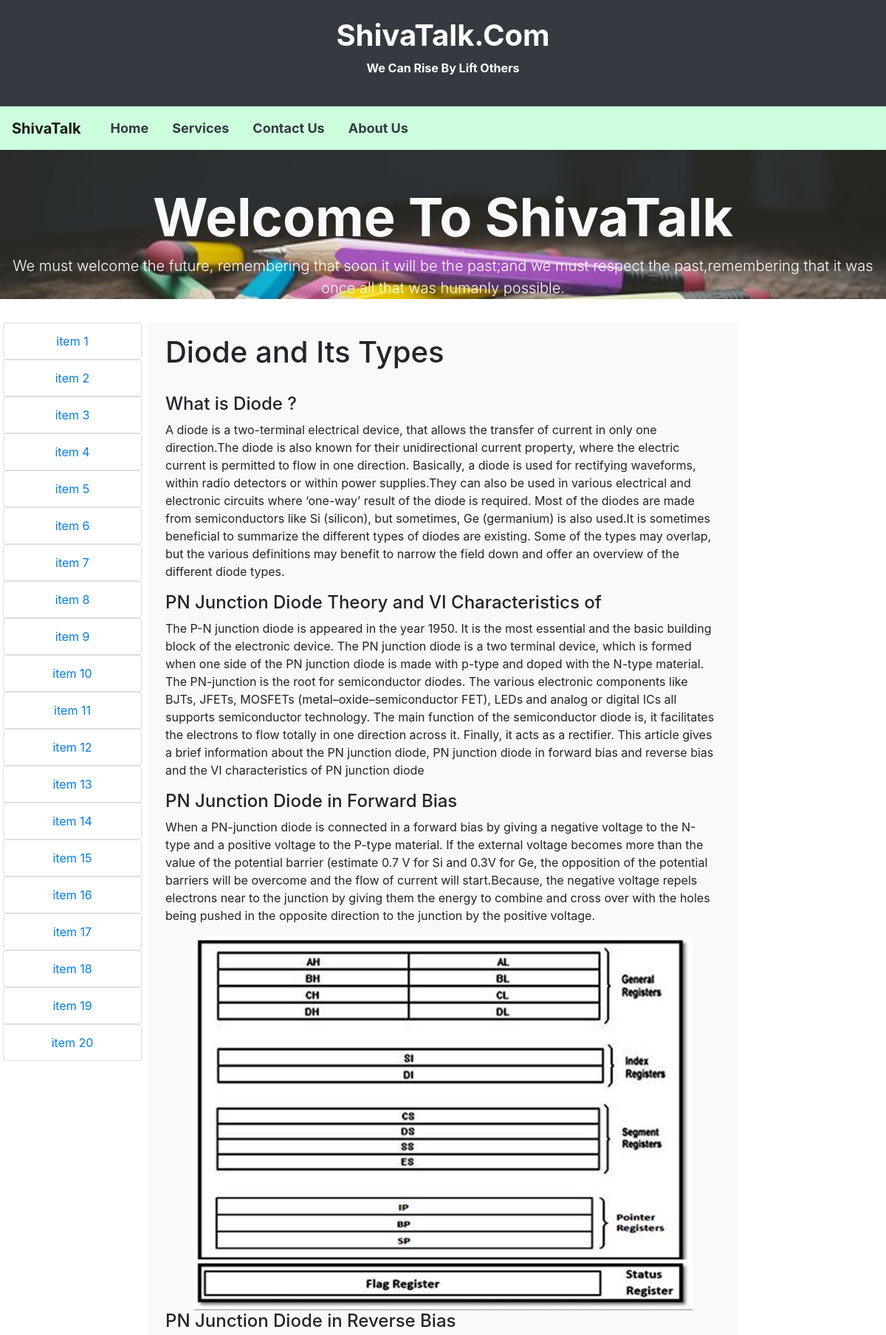
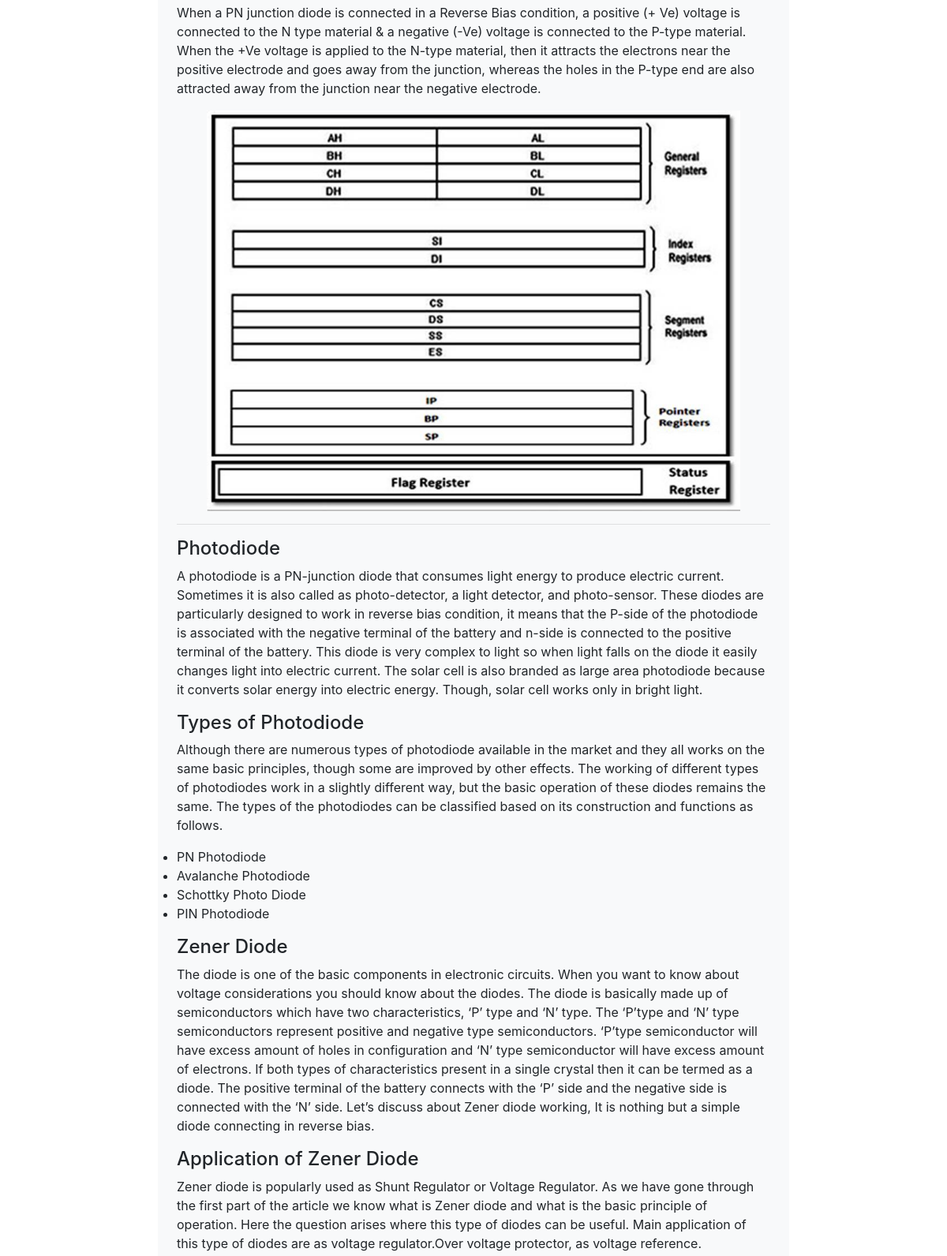
The app's page /electronic_devices/electronic/2 (upper part) with its own data (2 pictures, top to bottom).
### edcapp/models.py (models this page shows, shortened)
class Edcdata(models.Model):
    main_heading = models.CharField(max_length=50, blank=True, null=True)
    heading1 = models.CharField(max_length=50, blank=True, null=True)
    para1 = models.TextField(max_length=1000, blank=True, null=True)
    heading2 = models.CharField(max_length=50, blank=True, null=True)
    para2 = models.TextField(max_length=1000, blank=True, null=True)
    heading3 = models.CharField(max_length=50, blank=True, null=True)
    para3 = models.TextField(max_length=1000, blank=True, null=True)
    heading4 = models.CharField(max_length=50, blank=True, null=True)
    para4 = models.TextField(max_length=1000, blank=True, null=True)
    heading5 = models.CharField(max_length=50, blank=True, null=True)
    para5 = models.TextField(max_length=1000, blank=True, null=True)
    heading6 = models.CharField(max_length=50, blank=True, null=True)
    para6 = models.TextField(max_length=1000, blank=True, null=True)
    heading7 = models.CharField(max_length=50, blank=True, null=True)
    para7 = models.TextField(max_length=1000, blank=True, null=True)
    heading8 = models.CharField(max_length=50, blank=True, null=True)
    para8 = models.TextField(max_length=1000, blank=True, null=True)
    heading9 = models.CharField(max_length=50, blank=True, null=True)
    para9 = models.TextField(max_length=1000, blank=True, null=True)
    heading10 = models.CharField(max_length=50, blank=True, null=True)
    para10 = models.TextField(max_length=1000, blank=True, null=True)
    heading11 = models.CharField(max_length=50, blank=True, null=True)
    para11 = models.TextField(max_length=1000, blank=True, null=True)
    heading12 = models.CharField(max_length=50, blank=True, null=True)
    para12 = models.TextField(max_length=1000, blank=True, null=True)
    heading13 = models.CharField(max_length=50, blank=True, null=True)
    para13 = models.TextField(max_length=1000, blank=True, null=True)
    heading14 = models.CharField(max_length=50, blank=True, null=True)
    para14 = models.TextField(max_length=1000, blank=True, null=True)
    heading15 = models.CharField(max_length=50, blank=True, null=True)
    para15 = models.TextField(max_length=1000, blank=True, null=True)
    footer = models.CharField(max_length=100, blank=True, null=True)

### edcapp/views.py (the view)
# urls.py: path('electronic/<int:mid>', views.electronic),
def electronic(request, mid):
    text = Edcdata.objects.filter(id=mid)
    if (mid == 1):
        return render(request, 'edcapp/edcpage1.html', {'text': text})
    elif (mid == 2):
        return render(request, 'edcapp/edcpage2.html', {'text': text})
    else:
        return render(request, 'microapp/invalid_micro.html', {'text': text})

### templates/edcapp/edcpage2.html (shortened to what this page needs)
{% extends "edcapp/edcbase.html" %}
{% load staticfiles %}
{% block body %}
<div class="col-md-8 px-4 py-3 mx-0 mt-3 bg-light col-12 col-sm-12">
    {% if text.exists %}
    {% for temp in text %}
    <h1>{{ temp.main_heading }}</h1><br>
    <h4>{{ temp.heading1}}</h4>
    <p>{{ temp.para1}}</p>
    <h4>{{ temp.heading2}}</h4>
    <p>{{ temp.para2}}</P>
    <h4>{{ temp.heading3}}</h4>
    <p>{{ temp.para3}}</p>
    <div><img style="margin-left:5%" src="{% static 'images/registerset.jpg'%}" height="auto" width="90%"></div>
    <h4>{{ temp.heading4}}</h4>
    <p>{{ temp.para4}}</p>
    <div><img style="margin-left:5%" src="{% static 'images/registerset.jpg'%}" height="auto" width="90%"></div>
    <hr>
    <h4>{{ temp.heading5}}</h4>
    <p>{{ temp.para5}}</p>
    <h4>{{ temp.heading6}}</h4>
    <p>{{ temp.para6}}</p>
    <ul>
        <li>PN Photodiode</li>
        <li>Avalanche Photodiode</li>
        <li>Schottky Photo Diode</li>
        <li>PIN Photodiode</li>
    </ul>
    <h4>{{ temp.heading7}}</h4>
    <p>{{ temp.para7}}</p>
    <h4>{{ temp.heading8}}</h4>
    <p>{{ temp.para8}}</p>
    {%endfor %}
    {% else %}
    <h1>Invalid request Please enter valid id </h1>
    {% endif %}
</div>
{% endblock %}

### static/css/testing.css (style rules this page uses)
* { magin:0px;padding:0px }

### records on screen
Edcdata: main_heading "Diode and Its Types", heading1 "What is Diode ?", para1 "A diode is a two-terminal electrical device, that allows the transfer of current in only one direction.The diode is also known for their unidirectional current property, where the electric current is permitted to flow in one direction. Basically, a diode is used for rectifying waveforms, within radio detectors or within power supplies.They can also be used in various electrical and electronic circuits where ‘one-way’ result of the diode is required. Most of the diodes are made from semiconductors like Si (silicon), but sometimes, Ge (germanium) is also used.It is sometimes beneficial to summarize the different types of diodes are existing. Some of the types may overlap, but the various…", heading2 "PN Junction Diode Theory and VI Characteristics of", para2 "The P-N junction diode is appeared in the year 1950. It is the most essential and the basic building block of the electronic device. The PN junction diode is a two terminal device, which is formed when one side of the PN junction diode is made with p-type and doped with the N-type material. The PN-junction is the root for semiconductor diodes. The various electronic components like BJTs, JFETs, MOSFETs (metal–oxide–semiconductor FET), LEDs and analog or digital ICs all supports semiconductor technology. The main function of the semiconductor diode is, it facilitates the electrons to flow totally in one direction across it. Finally, it acts as a rectifier. This article gives a brief…", heading3 "PN Junction Diode in Forward Bias", para3 "When a PN-junction diode is connected in a forward bias by giving a negative voltage to the N-type and a positive voltage to the P-type material. If the external voltage becomes more than the value of the potential barrier (estimate 0.7 V for Si and 0.3V for Ge, the opposition of the potential barriers will be overcome and the flow of current will start.Because, the negative voltage repels electrons near to the junction by giving them the energy to combine and cross over with the holes being pushed in the opposite direction to the junction by the positive voltage.", heading4 "PN Junction Diode in Reverse Bias", para4 "When a PN junction diode is connected in a Reverse Bias condition, a positive (+ Ve) voltage is connected to the N type material & a negative (-Ve) voltage is connected to the P-type material. When the +Ve voltage is applied to the N-type material, then it attracts the electrons near the positive electrode and goes away from the junction, whereas the holes in the P-type end are also attracted away from the junction near the negative electrode.", heading5 "Photodiode", para5 "A photodiode is a PN-junction diode that consumes light energy to produce electric current. Sometimes it is also called as photo-detector, a light detector, and photo-sensor. These diodes are particularly designed to work in reverse bias condition, it means that the P-side of the photodiode is associated with the negative terminal of the battery and n-side is connected to the positive terminal of the battery. This diode is very complex to light so when light falls on the diode it easily changes light into electric current. The solar cell is also branded as large area photodiode because it converts solar energy into electric energy. Though, solar cell works only in bright light.", heading6 "Types of Photodiode", para6 "Although there are numerous types of photodiode available in the market and they all works on the same basic principles, though some are improved by other effects. The working of different types of photodiodes work in a slightly different way, but the basic operation of these diodes remains the same. The types of the photodiodes can be classified based on its construction and functions as follows.", heading7 "Zener Diode", para7 "The diode is one of the basic components in electronic circuits. When you want to know about voltage considerations you should know about the diodes. The diode is basically made up of semiconductors which have two characteristics, ‘P’ type and ‘N’ type. The ‘P’type and ‘N’ type semiconductors represent positive and negative type semiconductors. ‘P’type semiconductor will have excess amount of holes in configuration and ‘N’ type semiconductor will have excess amount of electrons. If both types of characteristics present in a single crystal then it can be termed as a diode. The positive terminal of the battery connects with the ‘P’ side and the negative side is connected with the ‘N’ side.…", heading8 "Application of Zener Diode", para8 "Zener diode is popularly used as Shunt Regulator or Voltage Regulator. As we have gone through the first part of the article we know what is Zener diode and what is the basic principle of operation. Here the question arises where this type of diodes can be useful. Main application of this type of diodes are as voltage regulator.Over voltage protector, as voltage reference."
